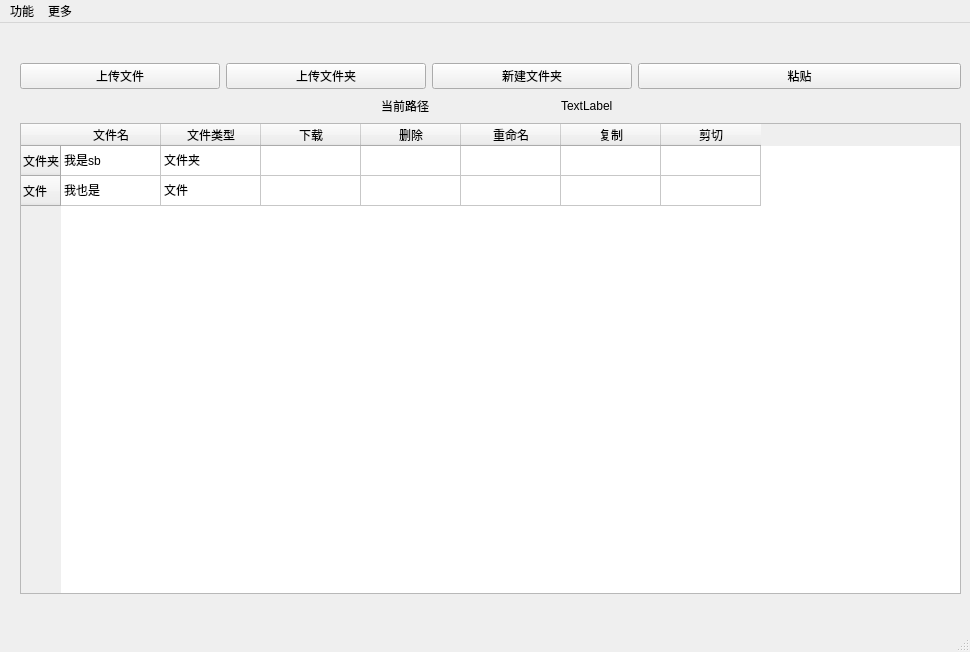
<?xml version="1.0" encoding="UTF-8"?>
<ui version="4.0">
 <class>NetDisk</class>
 <widget class="QMainWindow" name="NetDisk">
  <property name="geometry">
   <rect>
    <x>0</x>
    <y>0</y>
    <width>970</width>
    <height>652</height>
   </rect>
  </property>
  <property name="windowTitle">
   <string>NetDisk</string>
  </property>
  <widget class="QWidget" name="centralwidget">
   <widget class="QWidget" name="verticalLayoutWidget">
    <property name="geometry">
     <rect>
      <x>20</x>
      <y>40</y>
      <width>941</width>
      <height>531</height>
     </rect>
    </property>
    <layout class="QVBoxLayout" name="verticalLayout">
     <item>
      <layout class="QHBoxLayout" name="horizontalLayout_3"/>
     </item>
     <item>
      <layout class="QHBoxLayout" name="horizontalLayout_2">
       <item>
        <widget class="QPushButton" name="upload_file">
         <property name="maximumSize">
          <size>
           <width>200</width>
           <height>16777215</height>
          </size>
         </property>
         <property name="text">
          <string>上传文件</string>
         </property>
        </widget>
       </item>
       <item>
        <widget class="QPushButton" name="upload_dir">
         <property name="maximumSize">
          <size>
           <width>200</width>
           <height>16777215</height>
          </size>
         </property>
         <property name="text">
          <string>上传文件夹</string>
         </property>
        </widget>
       </item>
       <item>
        <widget class="QPushButton" name="new_dir">
         <property name="maximumSize">
          <size>
           <width>200</width>
           <height>16777215</height>
          </size>
         </property>
         <property name="text">
          <string>新建文件夹</string>
         </property>
        </widget>
       </item>
       <item>
        <widget class="QPushButton" name="paste_btn">
         <property name="text">
          <string>粘贴</string>
         </property>
        </widget>
       </item>
      </layout>
     </item>
     <item>
      <layout class="QHBoxLayout" name="horizontalLayout">
       <item>
        <widget class="QPushButton" name="return_btn">
         <property name="text">
          <string/>
         </property>
         <property name="icon">
          <iconset resource="icon.qrc">
           <normaloff>:/img/return.png</normaloff>:/img/return.png</iconset>
         </property>
         <property name="autoDefault">
          <bool>false</bool>
         </property>
         <property name="flat">
          <bool>true</bool>
         </property>
        </widget>
       </item>
       <item>
        <widget class="QPushButton" name="refresh_btn">
         <property name="text">
          <string/>
         </property>
         <property name="icon">
          <iconset resource="icon.qrc">
           <normaloff>:/img/refresh.png</normaloff>:/img/refresh.png</iconset>
         </property>
         <property name="flat">
          <bool>true</bool>
         </property>
        </widget>
       </item>
       <item>
        <widget class="QLabel" name="label">
         <property name="text">
          <string>当前路径</string>
         </property>
        </widget>
       </item>
       <item>
        <widget class="QLabel" name="now_path">
         <property name="minimumSize">
          <size>
           <width>400</width>
           <height>0</height>
          </size>
         </property>
         <property name="text">
          <string>TextLabel</string>
         </property>
        </widget>
       </item>
      </layout>
     </item>
     <item>
      <widget class="QTableWidget" name="file_list">
       <property name="rowCount">
        <number>2</number>
       </property>
       <property name="columnCount">
        <number>7</number>
       </property>
       <attribute name="horizontalHeaderVisible">
        <bool>true</bool>
       </attribute>
       <row>
        <property name="text">
         <string>文件夹</string>
        </property>
       </row>
       <row>
        <property name="text">
         <string>文件</string>
        </property>
       </row>
       <column>
        <property name="text">
         <string>文件名</string>
        </property>
       </column>
       <column>
        <property name="text">
         <string>文件类型</string>
        </property>
       </column>
       <column>
        <property name="text">
         <string>下载</string>
        </property>
       </column>
       <column>
        <property name="text">
         <string>删除</string>
        </property>
       </column>
       <column>
        <property name="text">
         <string>重命名</string>
        </property>
       </column>
       <column>
        <property name="text">
         <string>复制</string>
        </property>
       </column>
       <column>
        <property name="text">
         <string>剪切</string>
        </property>
       </column>
       <item row="0" column="0">
        <property name="text">
         <string>我是sb</string>
        </property>
        <property name="icon">
         <iconset resource="icon.qrc">
          <normaloff>:/img/dir_icon.jpg</normaloff>:/img/dir_icon.jpg</iconset>
        </property>
       </item>
       <item row="0" column="1">
        <property name="text">
         <string>文件夹</string>
        </property>
       </item>
       <item row="0" column="2">
        <property name="text">
         <string/>
        </property>
       </item>
       <item row="0" column="3">
        <property name="text">
         <string/>
        </property>
       </item>
       <item row="1" column="0">
        <property name="text">
         <string>我也是</string>
        </property>
        <property name="icon">
         <iconset resource="icon.qrc">
          <normaloff>:/img/file_icon.png</normaloff>:/img/file_icon.png</iconset>
        </property>
       </item>
       <item row="1" column="1">
        <property name="text">
         <string>文件</string>
        </property>
       </item>
      </widget>
     </item>
    </layout>
   </widget>
  </widget>
  <widget class="QMenuBar" name="menubar">
   <property name="geometry">
    <rect>
     <x>0</x>
     <y>0</y>
     <width>970</width>
     <height>26</height>
    </rect>
   </property>
   <widget class="QMenu" name="menu">
    <property name="title">
     <string>功能</string>
    </property>
    <addaction name="download_list_menu"/>
    <addaction name="upload_list_menu"/>
    <addaction name="logout_menu"/>
   </widget>
   <widget class="QMenu" name="menu_2">
    <property name="title">
     <string>更多</string>
    </property>
    <addaction name="about"/>
   </widget>
   <addaction name="menu"/>
   <addaction name="menu_2"/>
  </widget>
  <widget class="QStatusBar" name="statusbar"/>
  <action name="download_list_menu">
   <property name="text">
    <string>下载列表</string>
   </property>
  </action>
  <action name="upload_list_menu">
   <property name="text">
    <string>上传列表</string>
   </property>
  </action>
  <action name="about">
   <property name="text">
    <string>项目介绍</string>
   </property>
  </action>
  <action name="logout_menu">
   <property name="text">
    <string>退出登录</string>
   </property>
  </action>
 </widget>
 <resources>
  <include location="icon.qrc"/>
 </resources>
 <connections/>
</ui>
